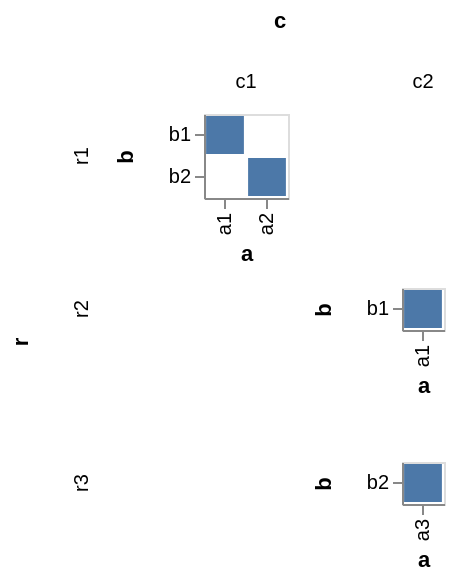

Express this chart as Vega-Lite.
### Vega specification from a JSON file in a GitHub repository (floating-point values rounded to 4 significant figures)
{"$schema": "https://vega.github.io/schema/vega/v4.json", "autosize": "pad", "padding": 5, "data": [{"name": "source_0", "values": [{"r": "r1", "c": "c1", "a": "a1", "b": "b1"}, {"r": "r1", "c": "c1", "a": "a2", "b": "b2"}, {"r": "r2", "c": "c2", "a": "a1", "b": "b1"}, {"r": "r3", "c": "c2", "a": "a3", "b": "b2"}]}, {"name": "cross_column_domain_row_domain", "source": "source_0", "transform": [{"type": "aggregate", "groupby": ["c", "r"], "fields": ["a", "b"], "ops": ["distinct", "distinct"]}]}, {"name": "column_domain", "source": "cross_column_domain_row_domain", "transform": [{"type": "aggregate", "groupby": ["c"], "fields": ["distinct_a"], "ops": ["max"], "as": ["distinct_a"]}]}, {"name": "row_domain", "source": "cross_column_domain_row_domain", "transform": [{"type": "aggregate", "groupby": ["r"], "fields": ["distinct_b"], "ops": ["max"], "as": ["distinct_b"]}]}], "signals": [{"name": "child_x_step", "value": 21}, {"name": "child_y_step", "value": 21}], "layout": {"padding": {"row": 10, "column": 10}, "offset": {"rowTitle": 10, "columnTitle": 10}, "columns": {"signal": "length(data('column_domain'))"}, "bounds": "full", "align": "all"}, "marks": [{"name": "row-title", "type": "group", "role": "row-title", "title": {"text": "r", "offset": 10, "orient": "left", "style": "guide-title"}}, {"name": "column-title", "type": "group", "role": "column-title", "title": {"text": "c", "offset": 10, "style": "guide-title"}}, {"name": "row_header", "type": "group", "role": "row-header", "from": {"data": "row_domain"}, "sort": {"field": "datum[\"r\"]", "order": "ascending"}, "title": {"text": {"signal": "''+parent[\"r\"]"}, "offset": 10, "orient": "left", "style": "guide-label"}, "encode": {"update": {"height": {"signal": "bandspace(datum[\"distinct_b\"], 0.1, 0.05) * child_y_step"}}}}, {"name": "column_header", "type": "group", "role": "column-header", "from": {"data": "column_domain"}, "sort": {"field": "datum[\"c\"]", "order": "ascending"}, "title": {"text": {"signal": "''+parent[\"c\"]"}, "offset": 10, "orient": "top", "style": "guide-label"}, "encode": {"update": {"width": {"signal": "bandspace(datum[\"distinct_a\"], 0.1, 0.05) * child_x_step"}}}}, {"name": "cell", "type": "group", "style": "cell", "from": {"facet": {"name": "facet", "data": "source_0", "groupby": ["r", "c"], "aggregate": {"cross": true, "fields": ["a", "b"], "ops": ["distinct", "distinct"], "as": ["distinct_a", "distinct_b"]}}}, "sort": {"field": ["datum[\"r\"]", "datum[\"c\"]"], "order": ["ascending", "ascending"]}, "encode": {"update": {"width": {"signal": "bandspace(datum[\"distinct_a\"], 0.1, 0.05) * child_x_step"}, "height": {"signal": "bandspace(datum[\"distinct_b\"], 0.1, 0.05) * child_y_step"}}}, "marks": [{"name": "child_marks", "type": "rect", "style": ["rect"], "from": {"data": "facet"}, "encode": {"update": {"fill": {"value": "#4c78a8"}, "x": {"scale": "child_x", "field": "a"}, "width": {"scale": "child_x", "band": true}, "y": {"scale": "child_y", "field": "b"}, "height": {"scale": "child_y", "band": true}}}}], "scales": [{"name": "child_x", "type": "band", "domain": {"data": "facet", "field": "a", "sort": true}, "range": {"step": {"signal": "child_x_step"}}, "paddingInner": 0.1, "paddingOuter": 0.05}, {"name": "child_y", "type": "band", "domain": {"data": "facet", "field": "b", "sort": true}, "range": {"step": {"signal": "child_y_step"}}, "paddingInner": 0.1, "paddingOuter": 0.05}], "axes": [{"scale": "child_x", "orient": "bottom", "grid": false, "title": "a", "labelBaseline": "middle", "labelAngle": 270, "labelAlign": "right", "zindex": 1}, {"scale": "child_y", "orient": "left", "grid": false, "title": "b", "zindex": 1}]}], "config": {"axisY": {"minExtent": 30}}}
